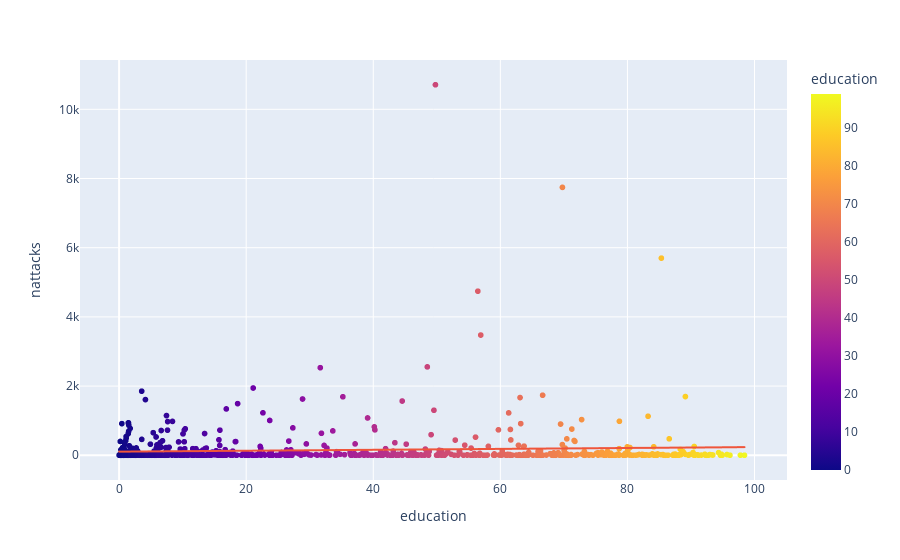

The code cell stored with this chart in its notebook:
### Code cell
fig = px.scatter(no_df, x="education", y="nattacks", trendline="ols", color='education')
fig.show()

### Figure 1 — Plotly figure (JSON) as saved in the notebook; plotly's stock layout.template omitted (floating-point values rounded to 4 significant figures; data arrays with more than 128 entries replaced by an {"elided": "..."} marker saying what was removed)
{"data": [{"hovertemplate": "education=%{marker.color}<br>nattacks=%{y}<extra></extra>", "legendgroup": "", "marker": {"color": {"elided": "1134 float values"}, "coloraxis": "coloraxis", "symbol": "circle"}, "mode": "markers", "name": "", "showlegend": false, "type": "scattergl", "x": {"elided": "1134 float values"}, "xaxis": "x", "y": {"elided": "1134 int values"}, "yaxis": "y"}, {"hovertemplate": "<b>OLS trendline</b><br>nattacks = 1.31884 * education + 105.688<br>R<sup>2</sup>=0.004333<br><br>education=%{x}<br>nattacks=%{y} <b>(trend)</b><extra></extra>", "legendgroup": "", "marker": {"symbol": "circle"}, "mode": "lines", "name": "", "showlegend": false, "type": "scattergl", "x": {"elided": "825 float values"}, "xaxis": "x", "y": {"elided": "825 float values"}, "yaxis": "y"}], "layout": {"coloraxis": {"colorbar": {"title": {"text": "education"}}, "colorscale": [[0, "#0d0887"], [0.1111, "#46039f"], [0.2222, "#7201a8"], [0.3333, "#9c179e"], [0.4444, "#bd3786"], [0.5556, "#d8576b"], [0.6667, "#ed7953"], [0.7778, "#fb9f3a"], [0.8889, "#fdca26"], [1, "#f0f921"]]}, "legend": {"tracegroupgap": 0}, "margin": {"t": 60}, "xaxis": {"anchor": "y", "domain": [0, 1], "title": {"text": "education"}}, "yaxis": {"anchor": "x", "domain": [0, 1], "title": {"text": "nattacks"}}}}
